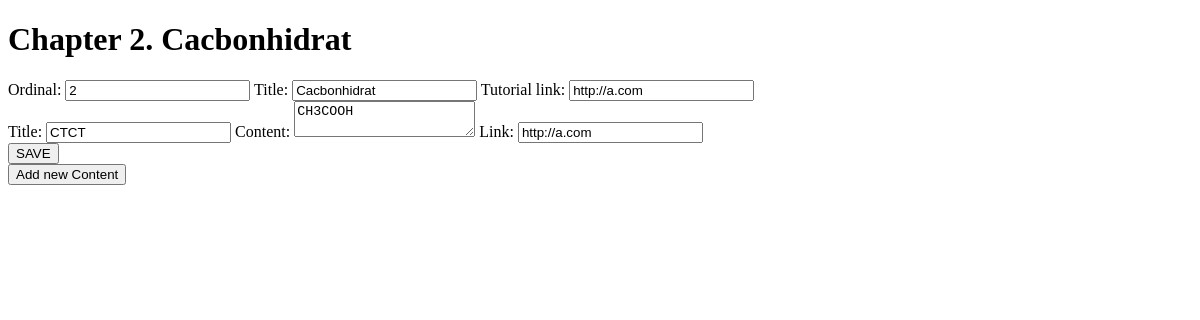
The app's page /getEditChapter/id=22/ with its own data.
### main_site/models.py (models this page shows, shortened)
class Chapter(models.Model):
    title = models.CharField(max_length=250, verbose_name='Title')
    number = models.IntegerField(verbose_name='Ordinal Number')
    link = models.URLField(max_length=250,verbose_name='Link to Theory File', null=True)
    subject = models.ForeignKey(Subject,null=True, on_delete=models.CASCADE, verbose_name='Subject of this chapter')

class ContentOfChapters(models.Model):
    title = models.TextField(max_length=250, verbose_name='Title')
    content = models.TextField(verbose_name='Content')
    link = models.URLField(max_length=250,verbose_name='Link to Tutorial')
    chapter = models.ForeignKey(Chapter, on_delete=models.CASCADE, verbose_name='Chapter of this Content')

### main_site/views.py (the view, shortened to what this page needs)
# urls.py: path('getEditChapter/id=<int:chapterId>/', views.getEditChapter, name="EditChapter"),
def getEditChapter(request, chapterId):
    chapter = Chapter.objects.filter(id = chapterId).first()
    contents = ContentOfChapters.objects.filter(chapter = chapter)
    context = {
        'chapter':chapter,
        'contents':contents,
    }
    return render(request, 'page/editChapter.html', context)

### main_site/templates/page/EditChapter.html (shortened to what this page needs)
{% extends "base/base.html" %}
{% load static %}
{% block content %}
<form method="POST">
    <h1 >Chapter {{chapter.number}}. {{chapter.title}} </h1>
    <div class="ChapterContainer">
        <label for="Ordinal">
            Ordinal:
            <input type="number" id="Ordinal" name="ordinal" min="1" value="{{chapter.number}}" required>
        </label>
        <label for="TitleChapter">
            Title:
            <input type="text" id="TitleChapter" name="titleChapter" value="{{chapter.title}}" required>
        </label>
        <label for="LinkChapter">
            Tutorial link:
            <input type="text" id="LinkChapter" name="linkChapter" value="{{chapter.link}}">
        </label>
    </div>
    {% for content in contents %}
    <div class="ContentContainer">
        <label for="Title{{forloop.counter}}">
            Title:
            <input type="text" id="Title{{forloop.counter}}" name="title{{forloop.counter}}" value="{{content.title}}" required>
        </label>
        <label for="Content{{forloop.counter}}">
            Content:
            <textarea id="Content{{forloop.counter}}" name="content{{forloop.counter}}" required>{{content.content}}</textarea>
        </label>
        <label for="Link{{forloop.counter}}">
            Link:
            <input type="text" id="Link{{forloop.counter}}" name="link{{forloop.counter}}" value="{{content.link}}">
        </label>
    </div>
    {% endfor %}
    <button type="submit">SAVE</button>
</form>
<button onclick="getAddNewContent({{chapter.id}})">Add new Content</button>
{% endblock content %}

### records on screen
Chapter: number "2", title "Cacbonhidrat", ordinal "2", titleChapter "Cacbonhidrat", linkChapter "http://a.com"
ContentOfChapters: title "CTCT", content "CH3COOH", link "http://a.com"
